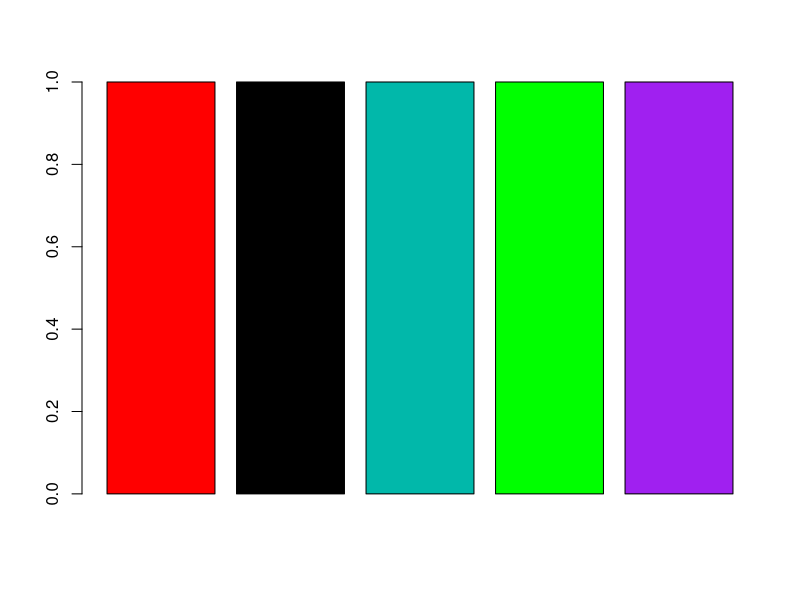

R code for this plot:
## ---- chunk 1
a <- c(1,2,3,4)
str(a)
## ---- chunk 2
b <- c("red","green","blue")
str(b)
## ---- chunk 3
d <- c(1,2,"green")
str(d)
## ---- chunk 4
1:4
4:1
seq(1,4,by=.5)
rep(1,5)
## ---- chunk 5
barplot(rep(1,5),
        col=c("red",1,"#01B8AA",
              rgb(0,1,0),"purple"))
## ---- chunk 6
vector1 <- 1:10
vector1==5
## ---- chunk 7
vector1>5
vector1<5
## ---- chunk 8
A <- 1:6
B <- rep(1:2,3)
C <- runif(6)
## ---- chunk 9
ABC <- data.frame(A,B,C)
ABC
## ---- chunk 10
ABC[1,]
## ---- chunk 11
ABC[,1]
## ---- chunk 12
ABC$A
## ---- chunk 13
ABC[-1,]
## ---- chunk 14
ABC[ABC$B==2,]
